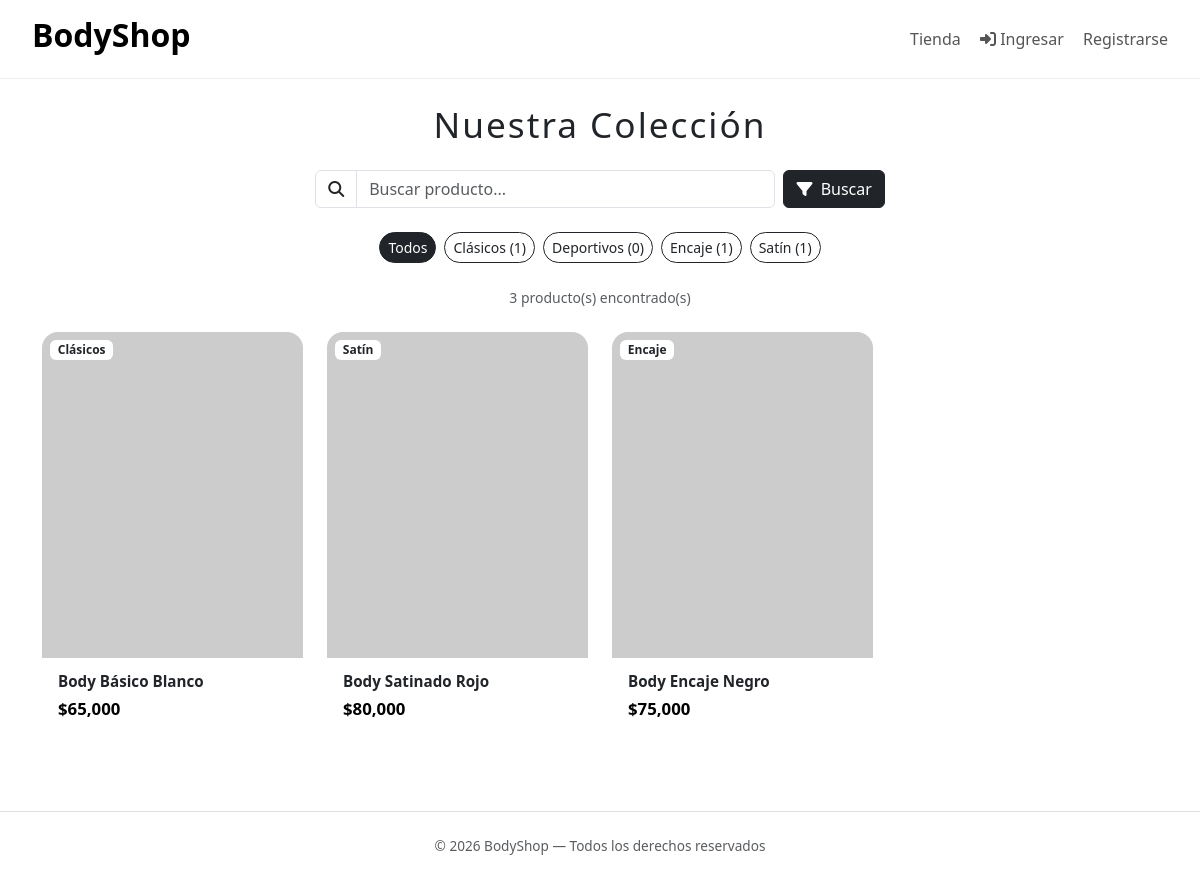
The app's page /?c=Producto&m=index with its own data.
### tables this page shows
CREATE TABLE `categorias` (
  `id` int(11) NOT NULL AUTO_INCREMENT,
  `nombre` varchar(100) NOT NULL,
  `created_at` timestamp NULL DEFAULT CURRENT_TIMESTAMP,
  PRIMARY KEY (`id`),
  UNIQUE KEY `uq_categorias_nombre` (`nombre`)
);

CREATE TABLE `productos` (
  `id` int(11) NOT NULL AUTO_INCREMENT,
  `nombre` varchar(150) DEFAULT NULL,
  `descripcion` text DEFAULT NULL,
  `precio` decimal(10,2) DEFAULT NULL,
  `imagen` varchar(255) DEFAULT NULL,
  `categoria_id` int(11) DEFAULT NULL,
  `activo` tinyint(1) DEFAULT 1,
  `created_at` timestamp NULL DEFAULT CURRENT_TIMESTAMP,
  PRIMARY KEY (`id`),
  KEY `fk_productos_categoria` (`categoria_id`),
  CONSTRAINT `fk_productos_categoria` FOREIGN KEY (`categoria_id`) REFERENCES `categorias` (`id`) ON DELETE SET NULL
);

### controllers/ProductoController.php (called while the page is built, shortened)
<?php
class ProductoController
{
    private $repo;
    public function __construct()
    {
        $this->repo = new ProductoRepository();
    }
    public function index()
    {
        $busqueda = trim($_GET['q'] ?? '');
        $categoriaId = isset($_GET['categoria']) && $_GET['categoria'] !== '' ? (int)$_GET['categoria'] : null;
        $pagina = max(1, (int)($_GET['pagina'] ?? 1));
        $data = $this->repo->buscar($busqueda, $categoriaId, $pagina);
        $productos = $data['productos'];
        $total = $data['total'];
        $categorias = $this->repo->categorias();
        require BASE_PATH . '/views/productos/index.php';
    }
}

### core/Router.php (called while the page is built, shortened)
<?php
class Router
{
    public function run()
    {
        $method     = $_GET['m'] ?? 'index';
        $instance = new $controllerClass();
        call_user_func([$instance, $method]);
    }
}

### index.php (called while the page is built, shortened)
<?php
require_once BASE_PATH . '/core/Autoload.php';
$router = new Router();
$router->run();

### core/Autoload.php (called while the page is built, shortened)
<?php
spl_autoload_register(function ($class) {
    $dirs = [
        BASE_PATH . '/controllers/',
        BASE_PATH . '/models/',
        BASE_PATH . '/repositories/',
        BASE_PATH . '/core/',
        BASE_PATH . '/config/',
    ];
    foreach ($dirs as $dir) {
        $file = $dir . $class . '.php';
        if (file_exists($file)) {
            return;
        }
    }
});

### config/Database.php (called while the page is built)
<?php
class Database
{
    private static ?PDO $db = null;
    public static function getConexion(): PDO
    {
        if (self::$db === null) {
            $host = getenv('DB_HOST') ?: 'db';
            $dbname = getenv('DB_NAME') ?: 'bodyshop';
            $user = getenv('DB_USER') ?: 'root';
            $pass = getenv('DB_PASS') ?: 'root';
            self::$db = new PDO(
                "mysql:host=$host;dbname=$dbname;charset=utf8mb4",
                $user,
                $pass,
                [PDO::ATTR_ERRMODE => PDO::ERRMODE_EXCEPTION]
            );
        }
        return self::$db;
    }
}

### repositories/ProductoRepository.php (called while the page is built, shortened)
<?php
require_once __DIR__ . '/../config/Database.php';
class ProductoRepository
{
    private PDO $db;
    public function __construct()
    {
        $this->db = Database::getConexion();
    }
    public function buscar(string $busqueda = '', ?int $categoriaId = null, int $pagina = 1, int $porPagina = 8): array
    {
        $sql = "SELECT p.*, c.nombre AS categoria_nombre
                FROM productos p
                LEFT JOIN categorias c ON c.id = p.categoria_id
                WHERE p.activo = 1";
        $params = [];
        $countSql = str_replace("SELECT p.*, c.nombre AS categoria_nombre", "SELECT COUNT(*)", $sql);
        $stmtCount = $this->db->prepare($countSql);
        $stmtCount->execute($params);
        $total = (int)$stmtCount->fetchColumn();
        $offset = max(0, ($pagina - 1) * $porPagina);
        $sql .= " ORDER BY p.id DESC LIMIT $porPagina OFFSET $offset";
        $stmt = $this->db->prepare($sql);
        $stmt->execute($params);
        $productos = $stmt->fetchAll(PDO::FETCH_ASSOC);
        foreach ($productos as &$p) {
            $p['tallas'] = $this->tallas((int)$p['id']);
        }
        return [
            'productos' => $productos,
            'total' => $total,
            'paginas' => (int)ceil($total / $porPagina),
            'pagina' => $pagina,
        ];
    }
    public function categorias(): array
    {
        $stmt = $this->db->query(
            "SELECT c.id, c.nombre, COUNT(p.id) AS total_productos
             FROM categorias c
             LEFT JOIN productos p ON p.categoria_id = c.id AND p.activo = 1
             GROUP BY c.id, c.nombre
             ORDER BY c.nombre"
        );
        return $stmt->fetchAll(PDO::FETCH_ASSOC);
    }
    public function tallas(int $productoId): array
    {
        $stmt = $this->db->prepare(
            "SELECT id, talla, stock FROM producto_tallas WHERE producto_id = ? ORDER BY FIELD(talla, 'XS','S','M','L','XL','XXL'), talla"
        );
        $stmt->execute([$productoId]);
        return $stmt->fetchAll(PDO::FETCH_ASSOC);
    }
}

### views/productos/index.php (the view, shortened to what this page needs)
<?php require BASE_PATH . '/views/layouts/header.php'; ?>
<div class="container py-4">
    <h1 class="text-center mb-4 fw-light" style="letter-spacing:2px;font-size:2.2rem;">
        Nuestra Colección
    </h1>
    <form method="GET" class="row g-2 mb-4 justify-content-center">
        <div class="col-md-6 col-lg-5">
            <div class="input-group">
                <span class="input-group-text bg-white"><i class="fas fa-search"></i></span>
                <input type="text" name="q" class="form-control" placeholder="Buscar producto..." value="<?= htmlspecialchars($busqueda) ?>">
            </div>
        </div>
        <div class="col-auto">
            <button class="btn btn-dark"><i class="fas fa-filter me-1"></i> Buscar</button>
        </div>
    </form>
    <div class="d-flex flex-wrap gap-2 justify-content-center mb-4">
        <a href="/?c=Producto&m=index<?= $busqueda ? '&q=' . urlencode($busqueda) : '' ?>"
           class="btn btn-sm rounded-pill <?= !$categoriaId ? 'btn-dark' : 'btn-outline-dark' ?>">Todos</a>
        <?php foreach ($categorias as $cat): ?>
            <a href="/?c=Producto&m=index&categoria=<?= $cat['id'] ?><?= $busqueda ? '&q=' . urlencode($busqueda) : '' ?>"
               class="btn btn-sm rounded-pill <?= $categoriaId === (int)$cat['id'] ? 'btn-dark' : 'btn-outline-dark' ?>">
                <?= htmlspecialchars($cat['nombre']) ?> (<?= $cat['total_productos'] ?>)
            </a>
        <?php endforeach; ?>
    </div>
    <p class="text-muted text-center small mb-4"><?= $total ?> producto(s) encontrado(s)</p>
    <?php if (empty($productos)): ?>
        <div class="text-center py-5">
            <p class="text-muted fs-5">No hay productos disponibles.</p>
        </div>
    <?php else: ?>
        <div class="row g-4">
            <?php foreach ($productos as $p): ?>
                <div class="col-6 col-md-4 col-lg-3">
                    <div class="product-card">
                        <a href="/?c=Producto&m=ver&id=<?= $p['id'] ?>" class="product-img-wrapper d-block">
                            <img src="<?= htmlspecialchars($p['imagen']) ?>"
                                 alt="<?= htmlspecialchars($p['nombre']) ?>"
                                 class="product-img-fluid"
                                 loading="lazy"
                                 onerror="this.src='https://via.placeholder.com/400x500?text=Body'">
                            <?php if ($p['categoria_nombre']): ?>
                                <span class="badge bg-white text-dark position-absolute top-0 start-0 m-2"><?= htmlspecialchars($p['categoria_nombre']) ?></span>
                            <?php endif; ?>
                        </a>
                        <div class="product-info">
                            <h3 class="product-name">
                                <a href="/?c=Producto&m=ver&id=<?= $p['id'] ?>" class="text-decoration-none text-dark"><?= htmlspecialchars($p['nombre']) ?></a>
                            </h3>
                            <p class="product-price">$<?= number_format($p['precio']) ?></p>
                        </div>
                    </div>
                </div>
            <?php endforeach ?>
        </div>
    <?php endif; ?>
</div>
<?php require BASE_PATH . '/views/layouts/footer.php'; ?>

### css/app.css (style rules this page uses)
.product-card { background: #fff; border-radius: 16px; overflow: hidden; transition: transform 0.25s, box-shadow 0.25s; height: 100%; display: flex; flex-direction: column; }
.product-img-wrapper { position: relative; overflow: hidden; aspect-ratio: 4 / 5; background: #f8f8f8; }
.product-img-fluid { width: 100%; height: 100%; object-fit: cover; transition: transform 0.4s; }
.product-info { padding: 14px 16px 18px; flex: 1; display: flex; flex-direction: column; gap: 4px; }
.product-name { font-size: 0.95rem; font-weight: 600; color: #222; margin: 0; line-height: 1.3; }
.product-price { font-size: 1.05rem; font-weight: 700; color: #000; margin: 0; }

### records on screen
categorias: nombre "Clásicos", total_productos "1"
categorias: nombre "Deportivos", total_productos "0"
categorias: nombre "Encaje", total_productos "1"
categorias: nombre "Satín", total_productos "1"
productos: categoria.nombre "Clásicos", nombre "Body Básico Blanco", precio "65,000"
productos: categoria.nombre "Satín", nombre "Body Satinado Rojo", precio "80,000"
productos: categoria.nombre "Encaje", nombre "Body Encaje Negro", precio "75,000"

### other values on screen
$total "3"
